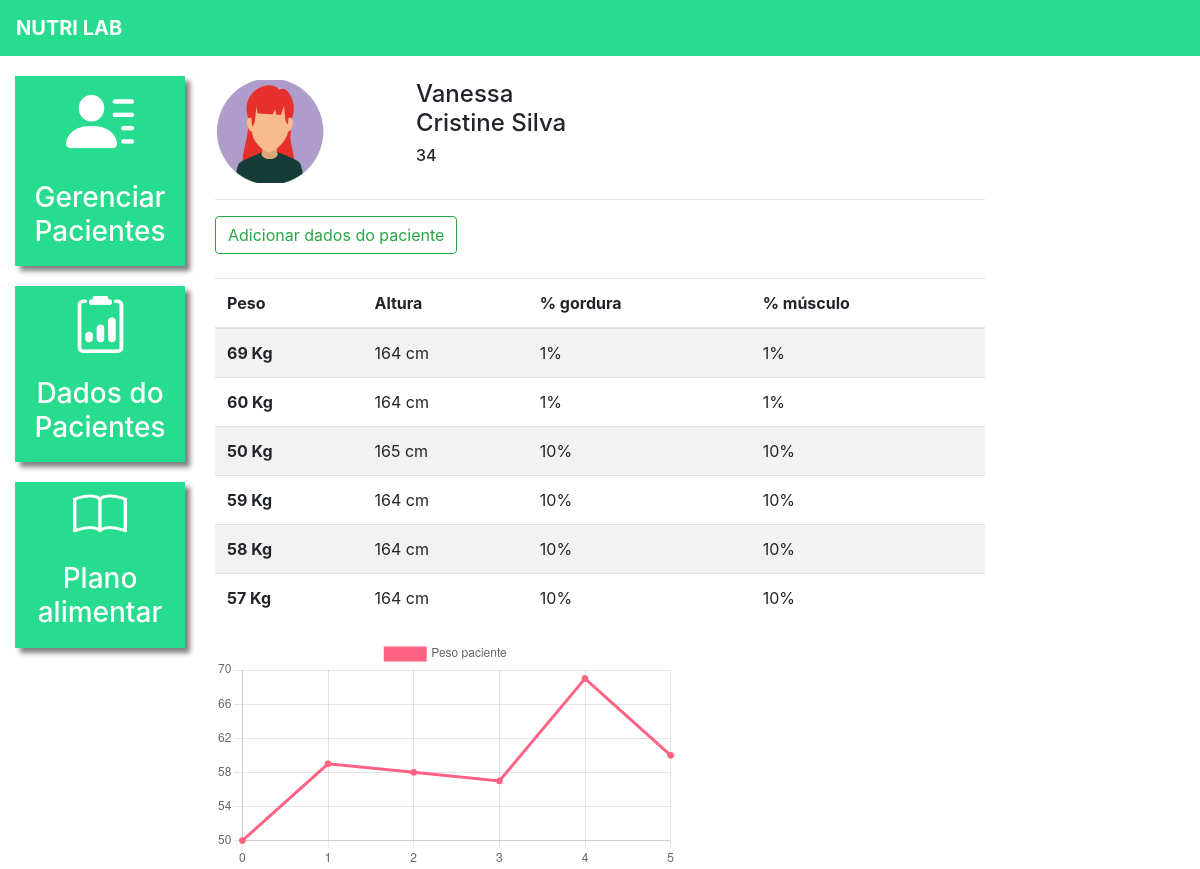
The page /dados_paciente/1/ (signed in) on the database its author committed.
### plataforma/models.py (models this page shows, shortened)
class Pacientes(models.Model):
    choices_sexo = (('F', 'Feminino'),('M', 'Maculino'))
    nome = models.CharField(max_length=50)
    sexo = models.CharField(max_length=1, choices=choices_sexo)
    idade = models.IntegerField()
    email = models.EmailField()
    telefone = models.CharField(max_length=19)
    nutri = models.ForeignKey(User, on_delete=models.CASCADE)

class DadosPaciente(models.Model):
    paciente = models.ForeignKey(Pacientes, on_delete=models.CASCADE)
    data = models.DateTimeField()
    peso = models.IntegerField()
    altura = models.IntegerField()
    percentual_gordura = models.IntegerField()
    percentual_musculo = models.IntegerField()
    colesterol_hdl = models.IntegerField()
    colesterol_ldl = models.IntegerField()
    colesterol_total = models.IntegerField()
    trigliceridios = models.IntegerField()

### plataforma/views.py (the view, shortened to what this page needs)
# urls.py: path('dados_paciente/', views.dados_paciente_listar, name="dados_paciente_listar"),
def dados_paciente(request, id):
    paciente = get_object_or_404(Pacientes, id=id)
    dados_paciente = DadosPaciente.objects.filter(paciente=paciente)
    if not paciente.nutri == request.user:
        messages.add_message(request, constants.ERROR, 'Esse paciente não é seu')
        return redirect('/dados_paciente/')
    if request.method == "GET":
         return render(request, 'dados_paciente.html', {'paciente': paciente, 'dados_paciente': dados_paciente})

### plataforma/templates/dados_paciente.html (shortened to what this page needs)
{% extends 'base_plataforma.html' %}
{% load static %}
{% block 'plataforma' %}
<br>
<div class="row">
<div class="col-md-3">
<img src="{% static 'plataforma/img/perfil1.png' %}">
</div>
<div class="col-md-3 dados descricao">
<h4>{{paciente.nome}}</h4>
<h6>{{paciente.idade}}</h6>
</div>
</div>
<hr>
<button type="button" class="btn btn-outline-success" data-toggle="modal" data-target="#modal">
Adicionar dados do paciente
</button>
<br>
<br>
<table class="table table-striped">
<thead>
<tr>
<th scope="col">Peso</th>
<th scope="col">Altura</th>
<th scope="col">% gordura</th>
<th scope="col">% músculo</th>
</tr>
</thead>
<tbody>
    {% for dado in dados_paciente %}
        <tr>
            <th scope="row">{{dado.peso}} Kg</th>
            <td>{{dado.altura}} cm</td>
            <td>{{dado.percentual_gordura}}%</td>
            <td>{{dado.percentual_musculo}}%</td>
        </tr>
    {% endfor %}
</tbody>
</table>
<div style="width: 60%;">
    <canvas id="myChart"></canvas>
    </div>
    <script>
    fetch("/grafico_peso/{{paciente.id}}/",{
    method: 'POST',
    }).then(function(result){
    return result.json()
    }).then(function(data_paciente){
    const data = {
    labels: data_paciente['labels'],
    datasets: [{
    label: 'Peso paciente',
    backgroundColor: 'rgb(255, 99, 132)',
    borderColor: 'rgb(255, 99, 132)',
    data: data_paciente['peso'],
    }]
    };
    const config = {
    type: 'line',
    data: data,
    options: {}
    };
    const myChart = new Chart(
    document.getElementById('myChart'),
    config
    );
    })
</script>
{% endblock%}

### templates/base_plataforma.html
 {% extends 'base.html' %}
 {% load static %}
 {% block 'head' %}
<link rel="stylesheet" href="{% static 'plataforma/css/css.css' %}">
<link rel="stylesheet" href="{% static 'plataforma/css/plano_alimentar.css' %}">
{% endblock %}
 {% block 'body' %}
 <div class="container-fluid">
    <div class="row">
        <div class="col-md-2">
          <a href="{% url 'pacientes' %}" class="link-lateral">
            <div class="card-lateral">
            <img src="{% static 'plataforma/img/paciente.png' %}">
            <br>
            <br>
            <h3>Gerenciar Pacientes</h3>
            </div>
            </a>
            <a href="{% url 'dados_paciente_listar'%}" class="link-lateral">
            <div class="card-lateral">
            <img src="{% static 'plataforma/img/dados_paciente.png' %}">
            <br>
            <br>
            <h3>Dados do Pacientes</h3>
            </div>
            </a>
            <a href="{% url 'plano_alimentar_listar'%}" class="link-lateral">
            <div class="card-lateral">
            <img src="{% static 'plataforma/img/plano_alimentar.png' %}">
            <br>
            <br>
            <h3>Plano alimentar</h3>
            </div>
            </a>
        </div>
 <div class="col-md-8">
      {% block 'plataforma' %}
 {% endblock %}
      </div>
    </div>
 </div>
 {% endblock%}

### templates/base.html (shortened to what this page needs)
{% load static %}
<!doctype html>
<html lang="pt-BR">
  <head>
    {% block 'head' %}{% endblock  %}
    <link rel="stylesheet" href="https://cdn.jsdelivr.net/npm/bootstrap@4.6.1/dist/css/bootstrap.min.css">
  </head>
  <body>
    {% if user.is_authenticated %}
    <nav style="background-color: #27DB8F;" class="navbar navbar-expand-lg navbar-dark">
      <a style="font-weight: bold" class="navbar-brand" href="#">NUTRI LAB</a>
    </nav>
{% endif %}
    {% block 'body' %}{% endblock  %}
  </body>
</html>

### templates/static/plataforma/css/css.css (style rules this page uses)
.card-lateral { background-color: #27DB8F; margin-top: 20px; padding: 10px; color: white; font-weight: bold; text-decoration: none; text-align: center; box-shadow: 5px 5px 5px gray; }
.dados { font-weight: bold; }
.descricao { margin-left: -12%; }
@media (max-width: 1300px) { .descricao { margin-left: 1px; } }

### rows shown on the page
Pacientes: nome "Vanessa Cristine Silva", idade "34"
DadosPaciente: peso "69", altura "164", percentual_gordura "1", percentual_musculo "1"
DadosPaciente: peso "60", altura "164", percentual_gordura "1", percentual_musculo "1"
DadosPaciente: peso "50", altura "165", percentual_gordura "10", percentual_musculo "10"
DadosPaciente: peso "59", altura "164", percentual_gordura "10", percentual_musculo "10"
DadosPaciente: peso "58", altura "164", percentual_gordura "10", percentual_musculo "10"
DadosPaciente: peso "57", altura "164", percentual_gordura "10", percentual_musculo "10"
